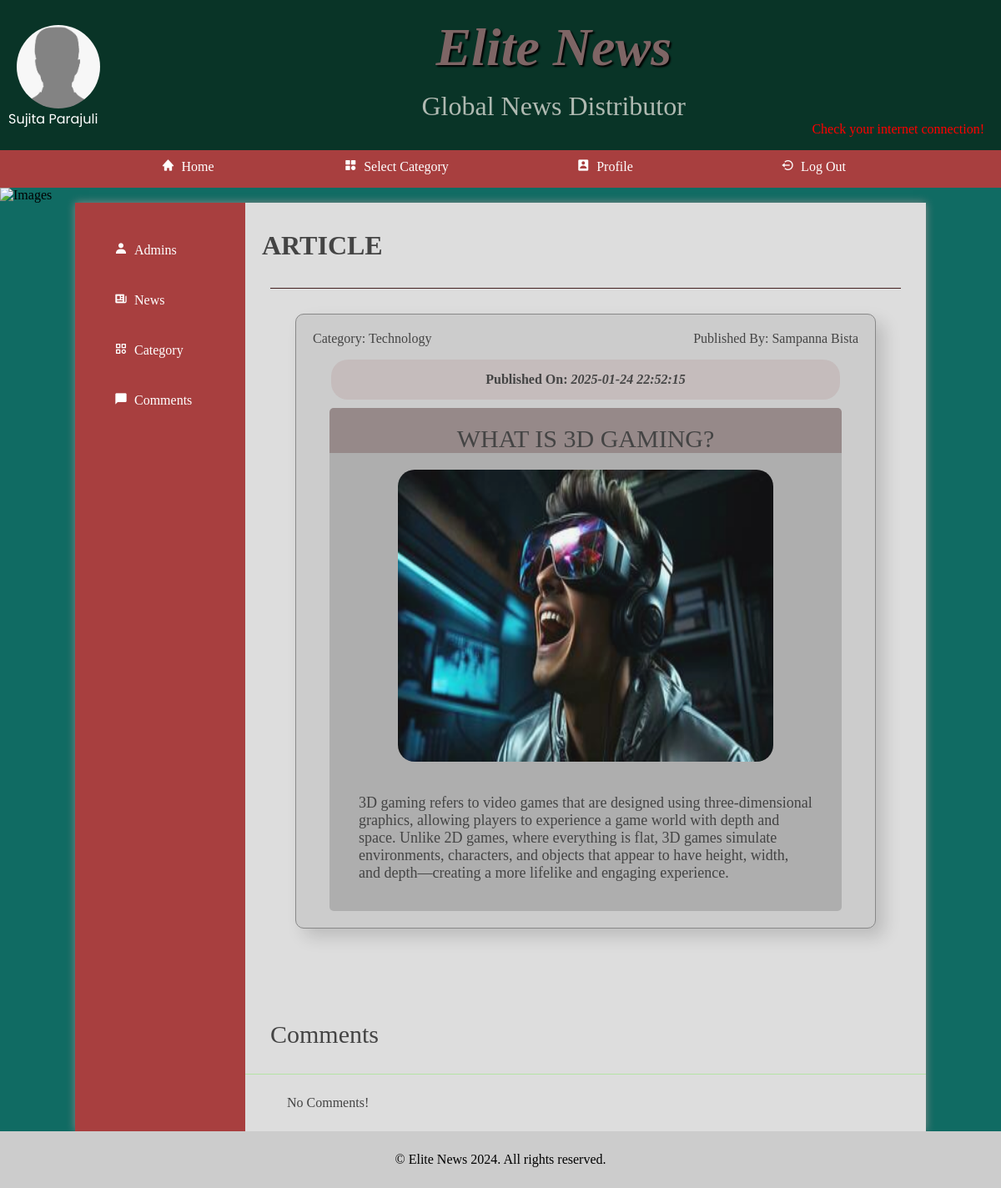
/adminFullArticle.php?id=2 (signed in), run on the app's committed database.
### tables this page shows
CREATE TABLE `article` (
  `id` int(5) NOT NULL,
  `title` varchar(100) NOT NULL,
  `content` text NOT NULL,
  `category` varchar(100) NOT NULL,
  `publishDate` datetime NOT NULL DEFAULT current_timestamp(),
  `image` varchar(100) NOT NULL,
  `publishedBy` varchar(100) NOT NULL
);

### adminFullArticle.php (the view, shortened to what this page needs)
<?php
include('adminDB.php');
$nameOfUser = $_SESSION["username"];
$userPhoto = $_SESSION["photo"];
$id = $_GET['id'];
?>
<!DOCTYPE html>
<html lang = "en">
	<head>
		<link rel = "stylesheet" type = "text/css" href = "styles.css">
		<link rel = "stylesheet" href = "https://unpkg.com/boxicons@2.0.7/css/boxicons.min.css">
	</head>
	<body>
		<header>
		<div class = "userinfo">
			<img src = "./public/images/admins/<?php
				if ($userPhoto){
					echo $userPhoto;
				}
				else{
					echo "character.jpg";
				}
				?>" alt = "User's Profile Picture" class = "userimage">
				<p>
				<?php
					echo $nameOfUser;
				?>
				</p>
			</div>
			<section>
				<h1>Elite News</h1>
				<h3>Global News Distributor</h3>
			</section>
				<?php
                    $getGeoLocation = @unserialize (file_get_contents('http://ip-api.com/php/'));
                	if ($getGeoLocation && $getGeoLocation['status'] == 'success') {
                    	echo "<div style = 'margin-right: 20px;'><i class='bx bx-current-location'></i>&nbsp;".$getGeoLocation['city'].', '.$getGeoLocation['country']."</div>";
                    }
                    else{
                        echo "<div style = 'margin-right: 20px; color: red;'>Check your internet connection!</div>";
                    }
                ?>
		</header>
		<nav>
			<ul>
				<li><a href = "adminIndex.php"><i class='bx bxs-home'></i><span>&ensp;Home</span></a></li>
				<li><a href="#"><i class='bx bxs-category'></i>&ensp;Select Category</a>
				</li>
				<li><a href = "adminProfile.php"><i class='bx bxs-user-rectangle'></i><span>&ensp;Profile</span></a></li>
				<li><a href = "logout.php"><i class='bx bx-log-out-circle'></i><span>&ensp;Log Out</span></a></li>
			</ul>
		</nav>
		<img src="images/banners/randombanner.php" alt = "Images"/>
		<main>
		<nav>
				<ul>
				<li><a href = "manageAdmins.php"><i class='bx bxs-user'></i><span>&ensp;Admins</span></a></li>
                <li><a href = "adminArticles.php"><i class='bx bxs-news' ></i><span>&ensp;News</span></a></li>
				<li><a href = "manageCategories.php"><i class='bx bx-category' ></i><span>&ensp;Category</span></a></li>
                <li><a href = "manageComments.php" ><i class='bx bxs-comment' ></i><span>&ensp;Comments</span></a></li>
				</ul>
			</nav>
			<section class = "news_list_container">
                <h2 id = "heading">ARTICLE</h2>
			</section>
			<div class = "article_cont">
		   <?php
				$statemnt = $connection->prepare("SELECT * FROM `assignment1`.`article` WHERE id = '$id'");
				$statemnt->execute();
				$results = $statemnt->fetch(PDO::FETCH_NUM);
			?>
				<div class = "evr_news">
					<p style = "float: left;">Category:&nbsp;<?php echo $results[3]; ?></p>
					<p style = "float: right;">Published By:&nbsp;<?php echo $results[6]; ?></p>
				<div class = "atcDate">
					<label>Published On:&nbsp;</label><em><?php echo $results[4]; ?></em>
				</div>
					<div class = "news_ttl"><?php echo $results[1]; ?></div>
					<div class = "news_image"><img src = "public/images/articles/
					<?php
					if ($results[5]){
					 echo $results[5];
					}
					else{
						echo "placeholder.png";
					}
					?>"
					alt = "News Article Image">
					</div>
				<div class = "news_atcl">
				<?php echo $results[2]; ?>
				</div>
			</div>
		</div>
                <h3 style = "margin: 30px; font-size: 30px; font-weight: lighter;">Comments</h3>
		<div class = "all_comments">
		<?php
                $statemnt = $connection->prepare("SELECT * FROM `assignment1`.`comment`");
                $statemnt->execute();
				if ($statemnt->rowCount() > 0){
                while ($comResult = $statemnt->fetch(PDO::FETCH_NUM)){
					if ($comResult[3] == $id){
					?>
			<div class = "comments">
				<div class = "username"><a href = "adminUserComment.php?name=<?php echo $comResult[1]; ?>"><?php echo $comResult[1]; ?></a>&nbsp;•<em><?php echo $comResult[4]; ?></em></div>
				<div class = "commentTxt"><?php echo $comResult[2]; ?></div>
			</div>
			<?php }
		}
	}else{
		echo "<div class = 'comments'>No Comments!</div";
	}
			?>
		</div>
		</main>
		<footer>
			&copy; Elite News 2024. All rights reserved.
		</footer>
	</body>
</html>

### styles.css (style rules this page uses)
* { margin: 0; padding: 0; }
html { font-family: 'Oxygen-Regular', times, verdana, sans-serif; }
body { background-color: #106b63; }
header { background-color: #093427; color: white; height: 180px; }
nav { width: 100%; background-color: #a83f3f; overflow: auto; }
nav ul { width: 1000px; margin: auto; display: block; list-style-type: none; }
nav ul li { width: 25%; float: left; overflow: auto; text-align: center; }
nav a { color: white; padding-top: 10px; display: block; text-decoration: none; }
header { text-align: right; }
header section { display: block; }
header h1 { font-weight: bold; font-style: italic; font-size:4em; color: rgb(126, 101, 101); text-align: center; padding-top: 20px; text-shadow: 2px 2px 2px #000; }
header h3 { font-weight: lighter; font-size:2em; color: rgba(217, 219, 213, 0.801); text-align: center; padding-top: 15px; }
main { min-height: 70vh; background-color: #ddd; width: 85vw; display: block; margin: auto; box-shadow: 0px 0px 10px #888; color:#444; }
main h2 { font-size:2em; }
p, li, h2 { margin-bottom: 1em; }
.article_cont { padding-top: 2em; border-top: 1px solid #421f1f; padding: 30px; margin: 30px; }
.all_comments { border-top:1px solid #b4e3a4; display: flex; flex-direction: column-reverse; }
.comments { margin: 25px 50px; }
.atcDate { clear: both; margin-top: 10px; background-color: rgba(197, 188, 188, 0.943); padding: 15px; margin-left: 22px; margin-right: 22px; font-weight: bolder; border-radius: 20px; text-align: center; margin-bottom: 10px; }
.news_image { text-align: center; background-color: rgba(136, 136, 136, 0.432); margin-left: 20px; margin-right: 20px; padding-top: 20px; }
.news_image img { height: 350px; width: 450px; border-radius: 20px; opacity: 0.9; }
.evr_news { background-color: #ccc; box-shadow: 10px 10px 20px rgba(0, 0, 0, 0.15); border: 1px solid #888; border-radius: 10px; padding: 20px; margin-bottom: 50px; }
.news_ttl { border-top-left-radius: 5px; border-top-right-radius: 5px; padding-top: 20px; text-align: center; font-size: 30px; margin-left: 20px; margin-right: 20px; background-color: rgba(79, 49, 49, 0.432); }
.news_atcl { border-bottom-left-radius: 5px; border-bottom-right-radius: 5px; padding: 35px; font-size: 18px; background-color: rgba(136, 136, 136, 0.432); margin-left: 20px; margin-right: 20px; }
ul { margin-left: 2em; }
body > img { display: block; width: 100%; }
main { display: table; }
main > nav { display: table-cell; width: 20%; padding: 2em; }
main > nav li { float: none; width: auto; text-align: left; padding: 5px 1px 10px 15px; border-radius: 10px; }
main > nav ul { width: auto; }
footer { text-align: center; background-color: #ccc; padding: 25px; }
.userimage, .myimage img { height: 100px; width: 100px; border-radius: 50%; float: left; }
.userinfo { font-family: "Poppins", sans-serif; float: left; margin-top: 30px; margin-left: 20px; }
.userinfo p { text-transform: capitalize; margin-left: -10px; margin-right: 10px; }
.news_list_container { margin-left: 20px; }

### data on the page
article: category "Technology", publishedBy "Sampanna Bista", publishDate "2025-01-24 22:52:15", title "WHAT IS 3D GAMING?", image (picture), content "3D gaming refers to video games that are designed using three-dimensional graphics, allowing players to experience a game world with depth and space. Unlike 2D games, where everything is flat, 3D games simulate environments, characters, and objects that appear to have height, width, and depth—creating a more lifelike and engaging experience."

### other printed values
$nameOfUser "Sujita Parajuli"
